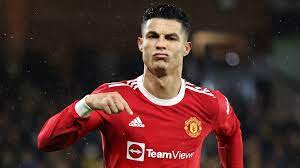
#> input picture ronaldo.jpg, 300 x 168 px, given in place of ronaldo.webp, which was not available
$ python joiningMultipleImagesToDisplay.py
#> lines starting #> are read from the running program, lines starting #| are printed output that depends on the picture; after the words box and inside, x2 and y2 are one past the last pixel; in counts of white or black regions, pixels touching at a corner belong together; pictures that were not available may be replaced by others from this repository, and a replacement may not be noted
import cv2
import numpy as np
#stack images, horizontal and vertical stacks
kernel = np.ones((5, 5), np.uint8)

image = cv2.imread("resources/ronaldo.webp")
#> image is the input picture: shape (168, 300, 3); mean B, G, R 43.2, 46.2, 79.6
print(image.shape)
#| (168, 300, 3)
image = cv2.resize(image, (400, 500))
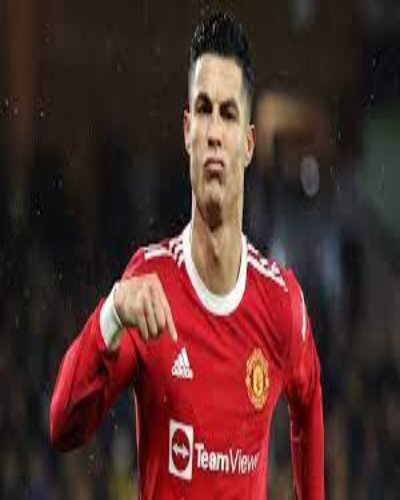
#> image: shape (500, 400, 3); mean B, G, R 43.1, 46.1, 79.5
imageGray = cv2.cvtColor(image, cv2.COLOR_BGR2GRAY)
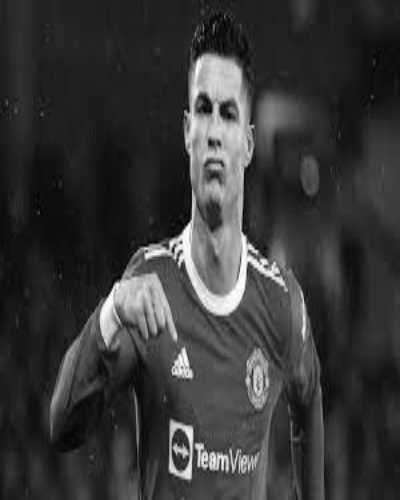
#> imageGray: shape (500, 400); min 1, max 254, mean 55.7
imageBlur = cv2.GaussianBlur(image, (7, 7), 0)
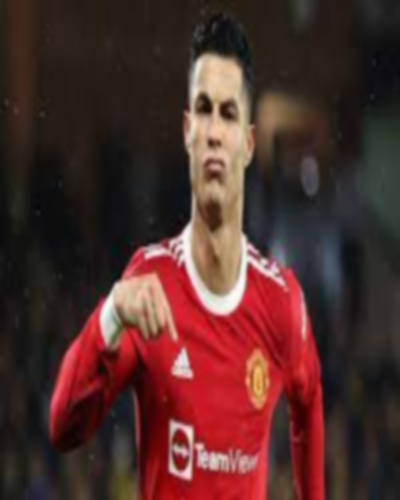
#> imageBlur: shape (500, 400, 3); mean B, G, R 43.1, 46.1, 79.5
imageCanny = cv2.Canny(image, 200, 200)
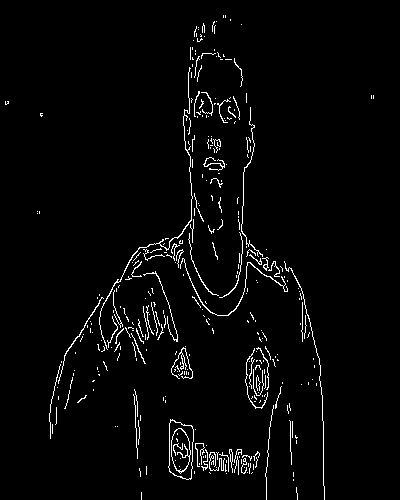
#> imageCanny: shape (500, 400); 2.8% white in thin lines or dots, all inside (x1, y1, x2, y2) = (5, 15, 374, 500)
imageDilation = cv2.dilate(imageCanny, kernel, iterations = 1)
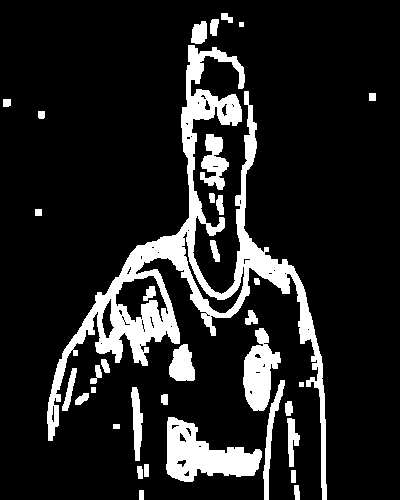
#> imageDilation: shape (500, 400); 13.8% white; 36 white regions, largest, box (x1, y1, x2, y2) and area: (47, 45, 327, 500) 16727, (166, 417, 262, 482) 3303, (243, 328, 281, 411) 1844
imageEroded = cv2.erode(imageDilation, kernel, iterations = 1)
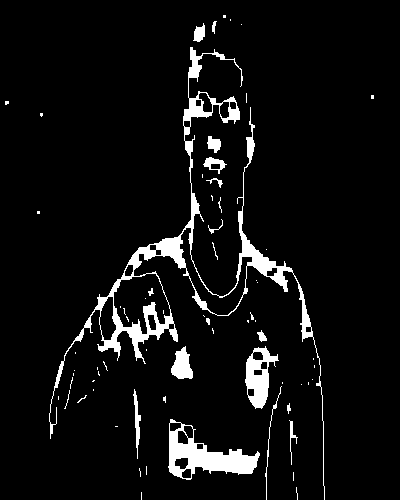
#> imageEroded: shape (500, 400); 6% white; 68 white regions (48 under 20 px), largest, box (x1, y1, x2, y2) and area: (49, 47, 325, 500) 6803, (168, 419, 260, 480) 2191, (245, 346, 279, 409) 1063


cv2.imshow("image", image)
cv2.imshow("imageGray", imageGray)
cv2.imshow("imageBlur", imageBlur)
cv2.imshow("imageCanny", imageCanny)
cv2.imshow("imageDilation", imageDilation)
cv2.imshow("imageEroded", imageEroded)
cv2.waitKey(0)

if(0xFF == ord("q")):
    cv2.destroyAllWindows()

$ run again, with fb_2013.jpg copied over ronaldo.jpg
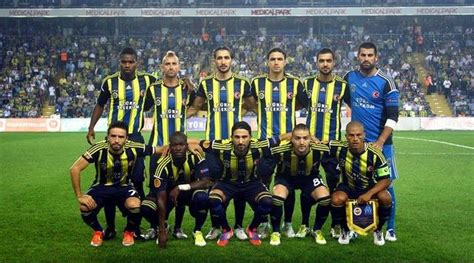
#> input picture fb_2013.jpg, 474 x 263 px, given in place of ronaldo.webp, which was not available
#> image is the input picture: shape (263, 474, 3); mean B, G, R 80.5, 102.9, 89.5
#| (263, 474, 3)
#> image: shape (500, 400, 3)
#> `imageCanny = cv2.Canny(image, 200, 200)`:
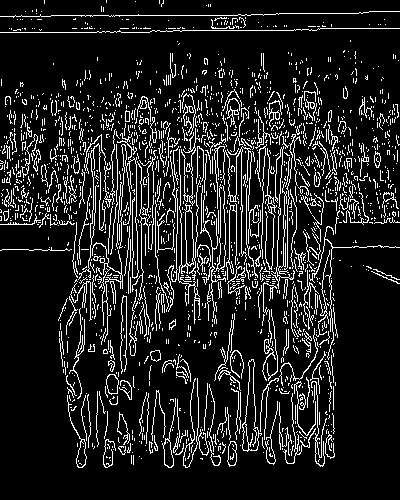
#> imageCanny: shape (500, 400); 12.5% white in thin lines or dots
#> imageDilation: shape (500, 400); 54% white; 336 black regions (239 under 20 px), largest, box (x1, y1, x2, y2) and area: (0, 249, 400, 500) 42554, (0, 31, 400, 156) 20758, (103, 284, 234, 439) 5600
#> `imageEroded = cv2.erode(imageDilation, kernel, iterations = 1)`:
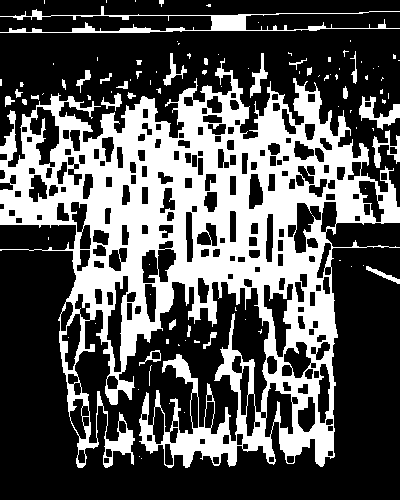
#> imageEroded: shape (500, 400); 33.4% white; 98 white regions (68 under 20 px), largest, box (x1, y1, x2, y2) and area: (0, 58, 400, 468) 61670, (0, 6, 400, 33) 2083, (359, 96, 400, 130) 542

$ run again, with fire.jpg copied over ronaldo.jpg
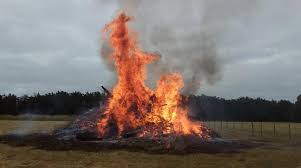
#> input picture fire.jpg, 301 x 168 px, given in place of ronaldo.webp, which was not available
#> image is the input picture: shape (168, 301, 3); mean B, G, R 108.7, 113.6, 124.5
#| (168, 301, 3)
#> image: shape (500, 400, 3)
#> `imageCanny = cv2.Canny(image, 200, 200)`:
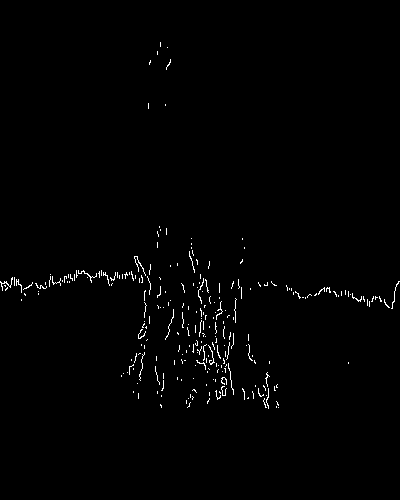
#> imageCanny: shape (500, 400); 0.99% white in thin lines or dots, all inside (x1, y1, x2, y2) = (0, 42, 400, 409)
#> imageDilation: shape (500, 400); 6.1% white; 44 white regions, largest, box (x1, y1, x2, y2) and area: (176, 272, 244, 402) 3719, (0, 254, 153, 386) 3160, (284, 279, 400, 311) 1173
#> `imageEroded = cv2.erode(imageDilation, kernel, iterations = 1)`:
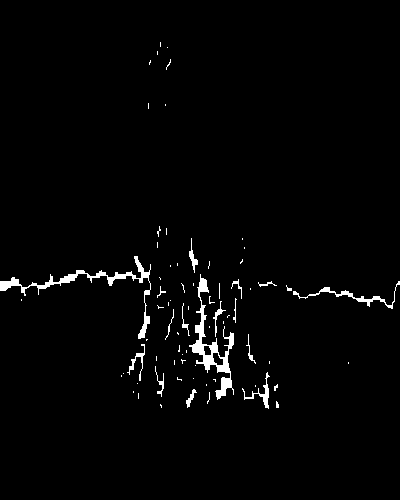
#> imageEroded: shape (500, 400); 2% white; 72 white regions (56 under 20 px), largest, box (x1, y1, x2, y2) and area: (189, 274, 234, 400) 1230, (0, 256, 151, 339) 1085, (293, 281, 400, 309) 363
